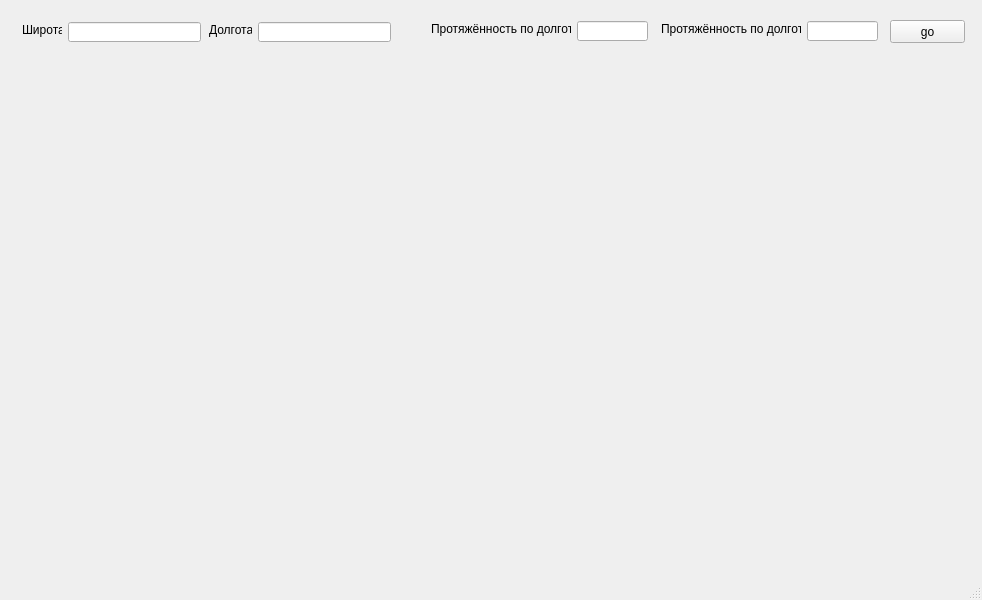
<?xml version="1.0" encoding="UTF-8"?>
<ui version="4.0">
 <class>MapsApp</class>
 <widget class="QMainWindow" name="MapsApp">
  <property name="geometry">
   <rect>
    <x>0</x>
    <y>0</y>
    <width>982</width>
    <height>600</height>
   </rect>
  </property>
  <property name="windowTitle">
   <string>MainWindow</string>
  </property>
  <widget class="QWidget" name="centralwidget">
   <widget class="QLineEdit" name="_width">
    <property name="geometry">
     <rect>
      <x>68</x>
      <y>22</y>
      <width>133</width>
      <height>20</height>
     </rect>
    </property>
   </widget>
   <widget class="QLabel" name="label">
    <property name="geometry">
     <rect>
      <x>22</x>
      <y>22</y>
      <width>40</width>
      <height>16</height>
     </rect>
    </property>
    <property name="text">
     <string>Широта</string>
    </property>
   </widget>
   <widget class="QLabel" name="label_2">
    <property name="geometry">
     <rect>
      <x>209</x>
      <y>22</y>
      <width>43</width>
      <height>16</height>
     </rect>
    </property>
    <property name="text">
     <string>Долгота</string>
    </property>
   </widget>
   <widget class="QLineEdit" name="length">
    <property name="geometry">
     <rect>
      <x>258</x>
      <y>22</y>
      <width>133</width>
      <height>20</height>
     </rect>
    </property>
   </widget>
   <widget class="QLineEdit" name="lenght_size">
    <property name="geometry">
     <rect>
      <x>807</x>
      <y>21</y>
      <width>71</width>
      <height>20</height>
     </rect>
    </property>
   </widget>
   <widget class="QLineEdit" name="width_size">
    <property name="geometry">
     <rect>
      <x>577</x>
      <y>21</y>
      <width>71</width>
      <height>20</height>
     </rect>
    </property>
   </widget>
   <widget class="QLabel" name="label_3">
    <property name="geometry">
     <rect>
      <x>431</x>
      <y>21</y>
      <width>140</width>
      <height>16</height>
     </rect>
    </property>
    <property name="text">
     <string>Протяжённость по долготе</string>
    </property>
   </widget>
   <widget class="QLabel" name="label_4">
    <property name="geometry">
     <rect>
      <x>661</x>
      <y>21</y>
      <width>140</width>
      <height>16</height>
     </rect>
    </property>
    <property name="text">
     <string>Протяжённость по долготе</string>
    </property>
   </widget>
   <widget class="QLabel" name="img_lbl">
    <property name="geometry">
     <rect>
      <x>20</x>
      <y>60</y>
      <width>911</width>
      <height>491</height>
     </rect>
    </property>
    <property name="text">
     <string/>
    </property>
   </widget>
   <widget class="QPushButton" name="pushButton">
    <property name="geometry">
     <rect>
      <x>890</x>
      <y>20</y>
      <width>75</width>
      <height>23</height>
     </rect>
    </property>
    <property name="text">
     <string>go</string>
    </property>
   </widget>
  </widget>
  <widget class="QMenuBar" name="menubar">
   <property name="geometry">
    <rect>
     <x>0</x>
     <y>0</y>
     <width>982</width>
     <height>21</height>
    </rect>
   </property>
  </widget>
  <widget class="QStatusBar" name="statusbar"/>
 </widget>
 <resources/>
 <connections/>
</ui>
